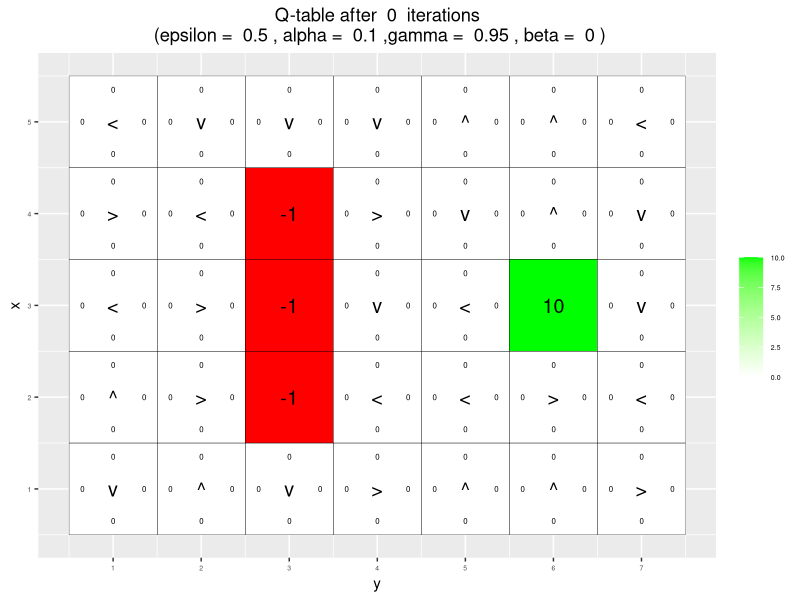
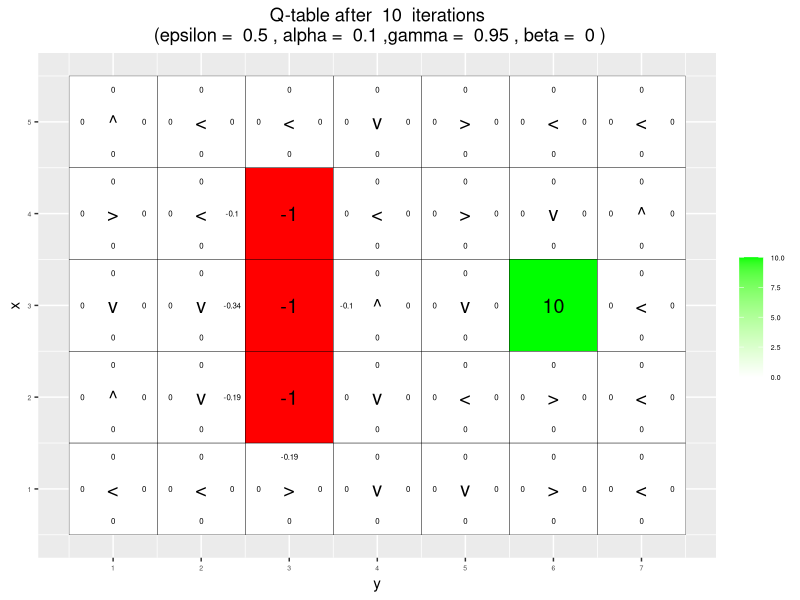
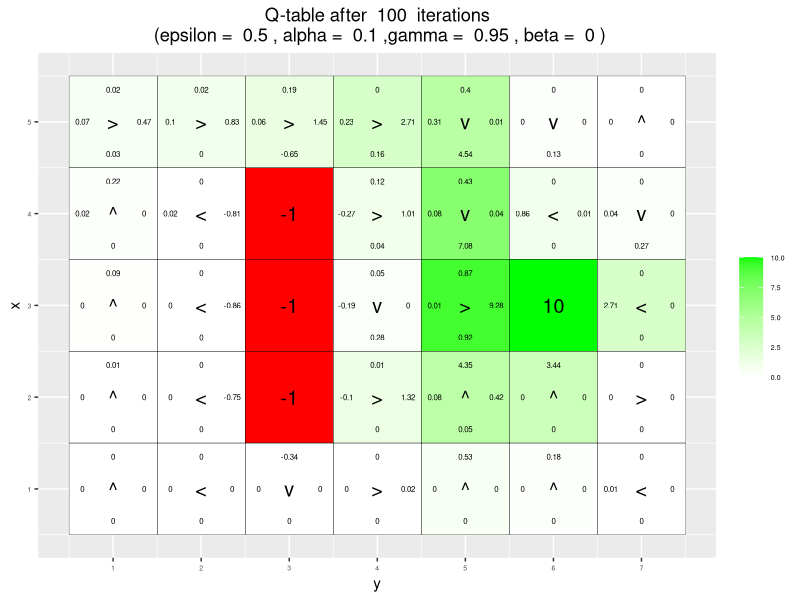
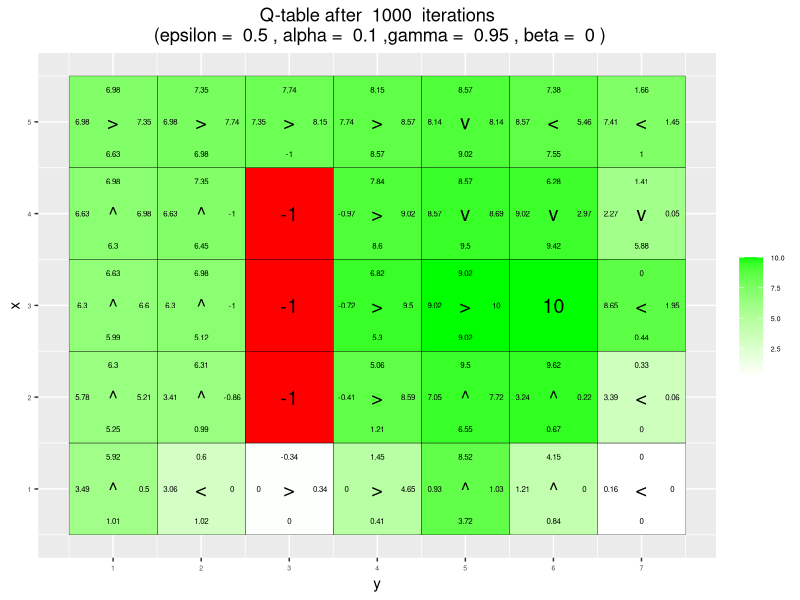
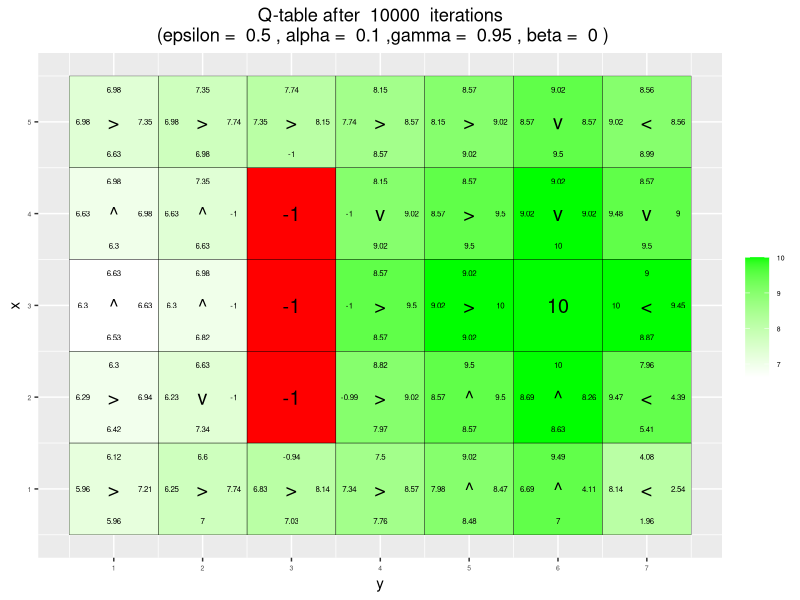
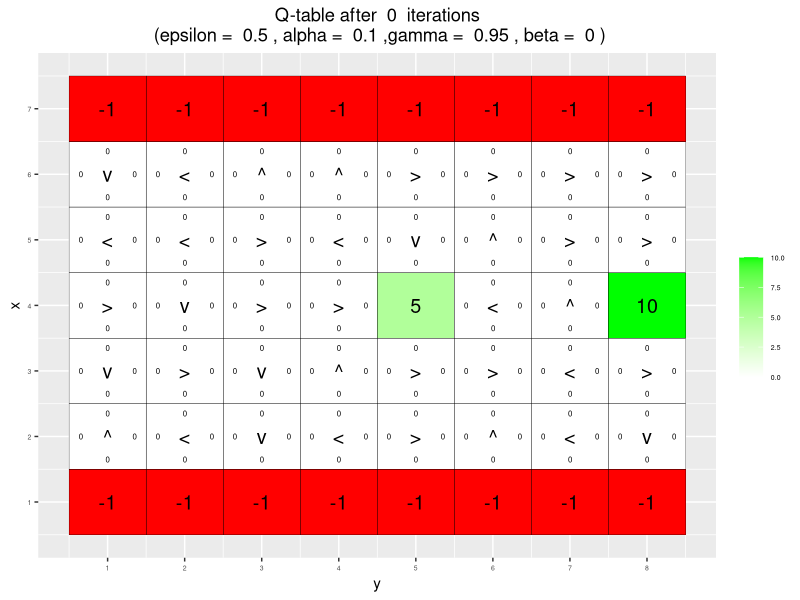
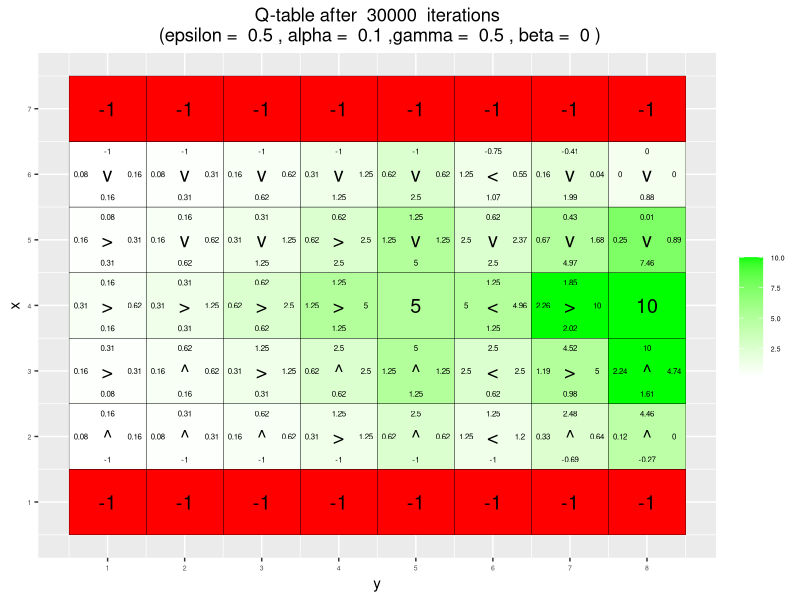
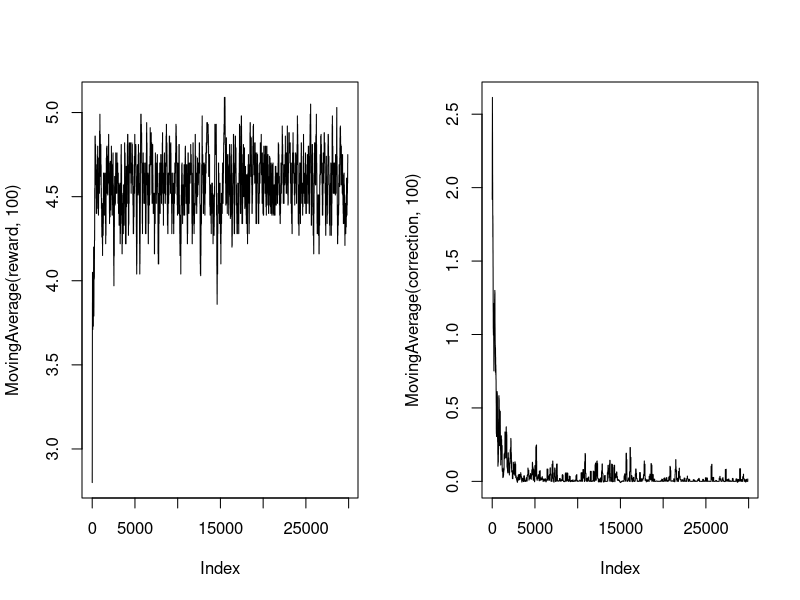

Write the R code that produced these figures, in order. (Note: a time limit stopped this script after it produced the figures.)
## ---- chunk 1
###########################  Init code For Assignment ##########################
rm(list = ls())
knitr::opts_chunk$set(echo = TRUE)
library(ggplot2)
library(gridExtra)
## ---- chunk 2
###########################  Common Codes ######################################
MovingAverage <- function(x, n){
  cx <- c(0,cumsum(x))
  rsum <- (cx[(n+1):length(cx)] - cx[1:(length(cx) - n)]) / n
  return (rsum)
}
## ---- chunk 3
###########################  Code For Q-Learning Implementation ################
# By Jose M. Peña and Joel Oskarsson.
# For teaching purposes.
# jose.m.pena@liu.se.

################################################################################
# Q-learning
################################################################################

# install.packages("ggplot2")
# install.packages("vctrs")
library(ggplot2)

arrows <- c("^", ">", "v", "<")
action_deltas <- list(c(1,0), # up
                      c(0,1), # right
                      c(-1,0), # down
                      c(0,-1)) # left

vis_environment <- function(iterations=0, epsilon = 0.5, alpha = 0.1, 
                            gamma = 0.95, beta = 0){
  
  # Visualize an environment with rewards. 
  # Q-values for all actions are displayed on the edges of each tile.
  # The (greedy) policy for each state is also displayed.
  # 
  # Args:
  # iterations, epsilon, alpha ,gamma, beta (optional): for the figure title.
  # reward_map (global variable):a HxW array containing the reward given at each
  #                              state.
  # q_table (global variable):a HxWx4 array containing Q-values for each 
  #                              state-action pair.
  # H, W (global variables): environment dimensions.
  
  df <- expand.grid(x=1:H,y=1:W)
  
  # calculate Q-values for each action at every position
  # for terminal states,reward states,penalty states, Q-values are NA
  foo <- mapply(function(x,y) ifelse(reward_map[x,y] == 0,
                                     q_table[x,y,1],NA),df$x,df$y)
  df$val1 <- as.vector(round(foo, 2))
  foo <- mapply(function(x,y) ifelse(reward_map[x,y] == 0,
                                     q_table[x,y,2],NA),df$x,df$y)
  df$val2 <- as.vector(round(foo, 2))
  foo <- mapply(function(x,y) ifelse(reward_map[x,y] == 0,
                                     q_table[x,y,3],NA),df$x,df$y)
  df$val3 <- as.vector(round(foo, 2))
  foo <- mapply(function(x,y) ifelse(reward_map[x,y] == 0,
                                     q_table[x,y,4],NA),df$x,df$y)
  df$val4 <- as.vector(round(foo, 2))
  
  # Policy Best Direction or Reward
  foo <- mapply(function(x,y) 
    ifelse(reward_map[x,y] == 0,arrows[GreedyPolicy(x,y)],reward_map[x,y]),df$x,df$y)
  df$val5 <- as.vector(foo)
  
  # Grid Colouring
  # Negative rewards are NA,which are coloured red(according to na.value below)
  foo <- mapply(function(x,y) ifelse(reward_map[x,y] == 0,max(q_table[x,y,]),
                                     ifelse(reward_map[x,y]<0,NA,reward_map[x,y])),df$x,df$y)
  df$val6 <- as.vector(foo)
  
  print(ggplot(df,aes(x = y,y = x)) +
          scale_fill_gradient(low = "white", high = "green", na.value = "red", name = "") +
          geom_tile(aes(fill=val6)) +
          geom_text(aes(label = val1),size = 2,nudge_y = .35,na.rm = TRUE) +
          geom_text(aes(label = val2),size = 2,nudge_x = .35,na.rm = TRUE) +
          geom_text(aes(label = val3),size = 2,nudge_y = -.35,na.rm = TRUE) +
          geom_text(aes(label = val4),size = 2,nudge_x = -.35,na.rm = TRUE) +
          geom_text(aes(label = val5),size = 5) + # arrow or number in centre
          geom_tile(fill = 'transparent', colour = 'black') + 
          ggtitle(paste("Q-table after ",iterations," iterations\n",
                        "(epsilon = ",epsilon,", alpha = ",alpha,",gamma = ",
                         gamma,", beta = ",beta,")")) +
          theme(plot.title = element_text(hjust = 0.5),
                axis.text.x = element_text(size = 5),
                axis.text.y = element_text(size = 5),
                legend.text = element_text(size = 5),) +
          scale_x_continuous(breaks = c(1:W),labels = c(1:W)) +
          scale_y_continuous(breaks = c(1:H),labels = c(1:H)))
}
## ---- chunk 4
GreedyPolicy <- function(x, y){
  # Get a greedy action for state (x,y) from q_table.
  # Args:
  #   x, y: state coordinates.
  #   q_table (global variable): a HxWx4 array containing Q-values for each state-action pair.
  # 
  # Returns:
  #   An action, i.e. integer in {1,2,3,4}.
  # 
  
  # Find the actions that corresponding to the highest Q-values at the state 
  # and choose one randomly if there are more than one suitable actions.
  actions <- which(q_table[x,y,] == max(q_table[x,y,]))
  
  # must check like this, directly sample(actions, size = 1) will have error
  if(length(actions) > 1){
    return(sample(actions, size = 1))
  }
  return (actions)
}
## ---- chunk 5
EpsilonGreedyPolicy <- function(x, y, epsilon){
  # Get an epsilon-greedy action for state (x,y) from q_table.
  #
  # Args:
  #   x, y: state coordinates.
  #   epsilon: probability of acting randomly.
  # 
  # Returns:
  #   An action, i.e. integer in {1,2,3,4}.
  
  # if random number < epsilon then do random action
  if (runif(1) < epsilon)
    return (sample(1:4, size = 1))
  else
    return (GreedyPolicy(x, y))
}
## ---- chunk 6
transition_model <- function(x, y, action, beta){
  # Computes the new state after given action is taken. The agent will follow the action 
  # with probability (1-beta) and slip to the right or left with probability beta/2 each.
  # 
  # Args:
  #   x, y: state coordinates.
  #   action: which action the agent takes (in {1,2,3,4}).
  #   beta: probability of the agent slipping to the side when trying to move.
  #   H, W (global variables): environment dimensions.
  # 
  # Returns:
  #   The new state after the action has been taken.
  
  delta <- sample(-1:1, size = 1, prob = c(0.5*beta, 1-beta, 0.5*beta))
  
  # sample:
  # action = up(1),delta = turn left(-1) => left(4)  
  # action = right(2),delta = turn left(-1) => up(1)
  final_action <- ((action + delta + 3) %% 4) + 1
  
  # get new position
  foo <- c(x,y) + unlist(action_deltas[final_action])
  
  # make sure the new position is within the environment
  foo <- pmax(c(1,1),pmin(foo,c(H,W)))
  return (foo)
}
## ---- chunk 7
q_learning <- function(start_state, epsilon = 0.5, alpha = 0.1, gamma = 0.95, 
                       beta = 0){
  
  # Perform one episode of Q-learning. The agent should move around in the 
  # environment using the given transition model and update the Q-table.
  # The episode ends when the agent reaches a terminal state.
  # 
  # Args:
  #   start_state: array with two entries, describing the starting position of the agent.
  #   epsilon (optional): probability of acting randomly.
  #   alpha (optional): learning rate.
  #   gamma (optional): discount factor.
  #   beta (optional): slipping factor.
  #   reward_map (global variable): a HxW array containing the reward given at each state.
  #   q_table (global variable): a HxWx4 array containing Q-values for each state-action pair.
  # 
  # Returns:
  #   reward: reward received in the episode.
  #   correction: sum of the temporal difference correction terms over the episode.
  #   q_table (global variable): Recall that R passes arguments by value. So, q_table being
  #   a global variable can be modified with the superassigment operator <<-.
  
  # init current position
  current_position <- start_state
  episode_correction <- 0

  repeat{
    # Follow policy, execute action, get reward.
    # choose A from S using policy derived from Q (e.g., epsilon-greedy)
    action <- EpsilonGreedyPolicy(current_position[1], current_position[2], epsilon)
    # get new position
    new_position <- transition_model(current_position[1], current_position[2], action, beta)
    # get new reward
    reward <- reward_map[new_position[1], new_position[2]]
    # get current Q-value
    Q <- q_table[current_position[1], current_position[2], action]
    
    # update formula:Page 13 of RL_L1_QLearning.pdf
    # q_{*}(s,a) <- q_{*}(s,a) + alpha * (r + gamma * max_{a'} q_{*}(s',a') - q_{*}(s,a))
    correction_term <- reward + gamma * max(q_table[new_position[1], 
                                            new_position[2],]) - Q
    
    # accumulates the sum of all difference correction terms to to plot later
    # it can be removed if not needed
    episode_correction <- episode_correction + correction_term
    
    # Q-table update.
    q_table[current_position[1], current_position[2], action] <<- Q + alpha * correction_term
    
    current_position <- new_position
    
    if(reward!=0)
      # End episode.
      return (c(reward,episode_correction))
  }
}
## ---- chunk 8
###########################  Code For env-a ##############################
# Environment A (learning)
H <- 5
W <- 7

reward_map <- matrix(0, nrow = H, ncol = W)
reward_map[3,6] <- 10
reward_map[2:4,3] <- -1

q_table <- array(0,dim = c(H,W,4))
## ---- chunk 9
# init env plot
# epsilon = 0.5, alpha = 0.1, gamma = 0.95, beta = 0 is default value
vis_environment()
## ---- chunk 10
#init plot list
for(i in 1:10000){
  foo <- q_learning(start_state = c(3,1))
  
  if(any(i==c(10,100,1000,10000)))
    vis_environment(i)
}
## ---- chunk 11
###########################  Code For env-b ##############################
H <- 7
W <- 8

reward_map <- matrix(0, nrow = H, ncol = W)
reward_map[1,] <- -1
reward_map[7,] <- -1
reward_map[4,5] <- 5
reward_map[4,8] <- 10

q_table <- array(0,dim = c(H,W,4))
## ---- chunk 12
# init env plot
vis_environment()
## ---- chunk 13
# default epsilon = 0.5
for(j in c(0.5,0.75,0.95)){
  q_table <- array(0,dim = c(H,W,4))
  reward <- NULL
  correction <- NULL
  
  for(i in 1:30000){
    foo <- q_learning(gamma = j, start_state = c(4,1))
    reward <- c(reward,foo[1])
    correction <- c(correction,foo[2])
  }
  vis_environment(i, gamma = j)
  par(mfrow = c(1,2))
  plot(MovingAverage(reward,100),type = "l")
  plot(MovingAverage(correction,100),type = "l")
  par(mfrow = c(1,1))
}
## ---- chunk 14
# change epsilon to 0.1
for(j in c(0.5,0.75,0.95)){
  q_table <- array(0,dim = c(H,W,4))
  reward <- NULL
  correction <- NULL
  
  for(i in 1:30000){
    foo <- q_learning(epsilon = 0.1, gamma = j, start_state = c(4,1))
    reward <- c(reward,foo[1])
    correction <- c(correction,foo[2])
  }
  
  vis_environment(i, epsilon = 0.1, gamma = j)
  par(mfrow = c(1,2))
  plot(MovingAverage(reward,100),type = "l")
  plot(MovingAverage(correction,100),type = "l")
  par(mfrow = c(1,1))
}
## ---- chunk 15
q_table <- array(0,dim = c(H,W,4))
vis_environment()
## ---- chunk 16
# different beta = 0, 0.2, 0.4, 0.66
for(j in c(0,0.2,0.4,0.66)){
  # init q_table to 0
  q_table <- array(0,dim = c(H,W,4))
  for(i in 1:10000)
    foo <- q_learning(gamma = 0.6, beta = j, start_state = c(1,1))
  vis_environment(i, gamma = 0.6, beta = j)
}
## ---- chunk 17
knitr::include_graphics("images/1.png")
## ---- chunk 18
knitr::include_graphics("images/2.png")
## ---- chunk 19
knitr::include_graphics("images/3.png")
## ---- chunk 20
knitr::include_graphics("images/4.png")
## ---- chunk 21
knitr::include_graphics("images/5.png")
## ---- chunk 22
knitr::include_graphics("images/6.png")
## ---- chunk 23
knitr::include_graphics("images/7.png")
## ---- chunk 24
knitr::include_graphics("images/8.png")
## ---- chunk 25
knitr::include_graphics("images/9.png")
## ---- chunk 26
knitr::include_graphics("images/10.png")
## ---- chunk 27
knitr::include_graphics("images/11.png")
